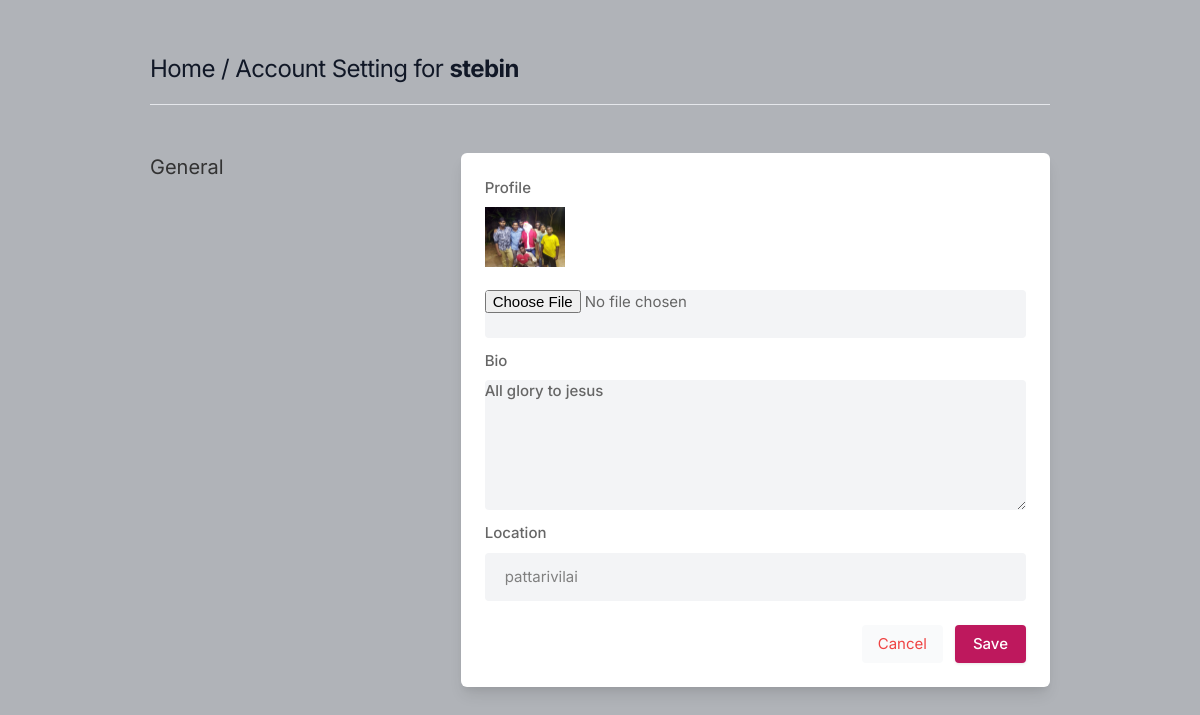
/settings/ (signed in), run on an earlier commit of the app's database.
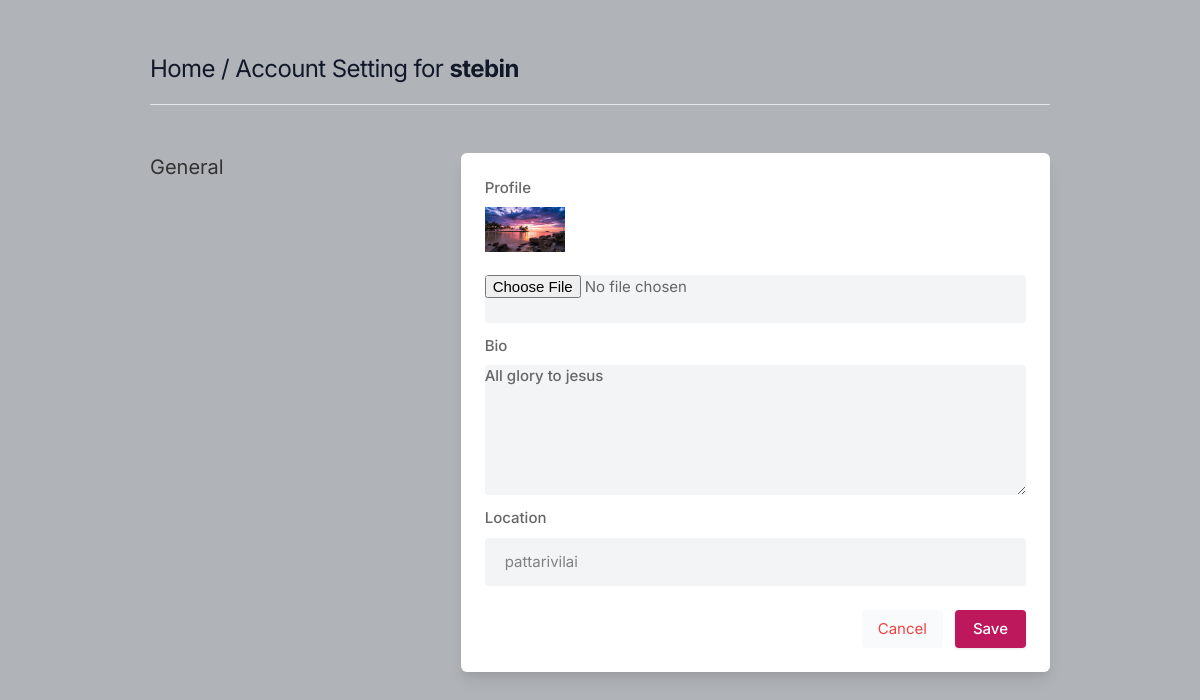
And on a later commit of the database.
### instaBook/models.py (models this page shows, shortened)
class Profile(models.Model):
    user= models.ForeignKey(User,on_delete=models.CASCADE)
    id_user=models.IntegerField()
    bio=models.TextField(blank=True,max_length=500)
    profileimg=models.ImageField(upload_to='profile_images',default='blank_profile.png')
    location= models.CharField(max_length=200)

### instaBook/views.py (the view, shortened to what this page needs)
# urls.py: path('settings/',views.settings,name='settings'),
@login_required(login_url='signin')
def settings(request):
    user_profile=Profile.objects.get(user=request.user)
    return render(request,'setting.html',{'user_profile':user_profile})

### templates/setting.html (shortened to what this page needs)
{% load static %}
<!DOCTYPE html>
<html lang="en">
<head>
    <link rel="stylesheet" href="{% static 'assets/css/icons.css' %}">
    <link rel="stylesheet" href="{% static 'assets/css/uikit.css' %}">
    <link rel="stylesheet" href="{% static 'assets/css/style.css' %}">
    <link rel="stylesheet" href="{% static 'assets/css/tailwind.css' %}">
</head>
<body>
            <div class="container m-auto">
                <h1 class="text-2xl leading-none text-gray-900 tracking-tight mt-3"><a href="/">Home</a> / Account Setting for <b>{{user.username}}</b> </h1>
                <br>
                <hr>
                <div class="grid lg:grid-cols-3 mt-12 gap-8">
                    <div>
                        <h3 class="text-xl mb-2">General</h3>
                    </div>
                    <div class="bg-white rounded-md lg:shadow-lg shadow col-span-2">
                        <form action="" method="POST" enctype="multipart/form-data">
                       <div class="grid grid-cols-2 gap-3 lg:p-6 p-4">
                           <div class="col-span-2">
                            <label for="">Profile</label>
                            <img height="100" width="80" src="{{user_profile.profileimg.url}}" alt="Image"><br>
                            <input type="file" name='image' value="" class="shadow-none bg-gray-100">
                        </div>
                            <div class="col-span-2">
                                <label for="about">Bio</label>
                                <textarea id="about" name="bio" rows="3"  class="shadow-none bg-gray-100">{{user_profile.bio}}</textarea>
                            </div>
                            <div class="col-span-2">
                                <label for=""> Location</label>
                                <input type="text" name='location'  value="{{user_profile.location}}" class="shadow-none bg-gray-100">
                            </div>
                       </div>
                       <div class="bg-gray-10 p-6 pt-0 flex justify-end space-x-3">
                           <button class="p-2 px-4 rounded bg-gray-50 text-red-500"><a href="/">Cancel</a> </button>
                           <button type="submit" class="button bg-blue-700"> Save </button>
                       </div>
                    </form>
                    </div>
                    <br>
                </div>
            </div>
</body>
</html>

What changed in the data, as far as the page shows it:
changed Profile "All glory to jesus": profileimg: a different picture
